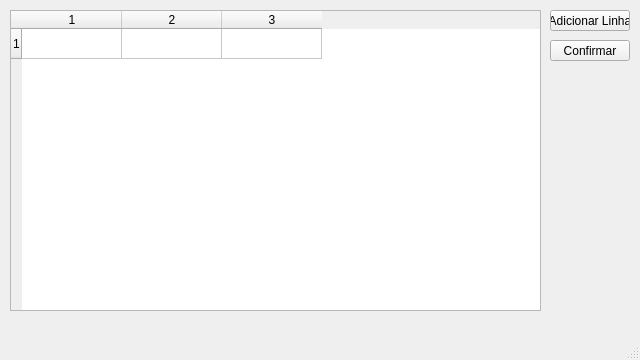
<?xml version="1.0" encoding="UTF-8"?>
<ui version="4.0">
 <class>CriticPathForm</class>
 <widget class="QMainWindow" name="CriticPathForm">
  <property name="geometry">
   <rect>
    <x>0</x>
    <y>0</y>
    <width>640</width>
    <height>360</height>
   </rect>
  </property>
  <property name="windowTitle">
   <string>MainWindow</string>
  </property>
  <widget class="QWidget" name="centralwidget">
   <widget class="QTableWidget" name="tableWidget">
    <property name="geometry">
     <rect>
      <x>10</x>
      <y>10</y>
      <width>531</width>
      <height>301</height>
     </rect>
    </property>
    <property name="rowCount">
     <number>1</number>
    </property>
    <property name="columnCount">
     <number>3</number>
    </property>
    <row/>
    <column/>
    <column/>
    <column/>
   </widget>
   <widget class="QPushButton" name="btnAddRow">
    <property name="geometry">
     <rect>
      <x>550</x>
      <y>10</y>
      <width>80</width>
      <height>21</height>
     </rect>
    </property>
    <property name="text">
     <string>Adicionar Linha</string>
    </property>
   </widget>
   <widget class="QPushButton" name="btnConfirm">
    <property name="geometry">
     <rect>
      <x>550</x>
      <y>40</y>
      <width>80</width>
      <height>21</height>
     </rect>
    </property>
    <property name="text">
     <string>Confirmar</string>
    </property>
   </widget>
  </widget>
  <widget class="QMenuBar" name="menubar">
   <property name="geometry">
    <rect>
     <x>0</x>
     <y>0</y>
     <width>640</width>
     <height>20</height>
    </rect>
   </property>
  </widget>
  <widget class="QStatusBar" name="statusbar"/>
 </widget>
 <resources/>
 <connections/>
</ui>
